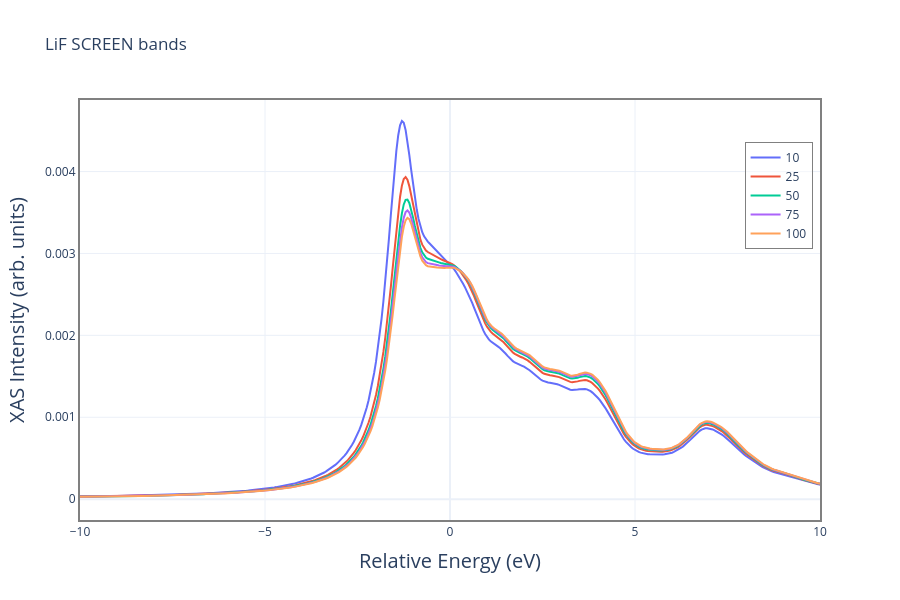

The notebook cell saved with this chart:
### Code cell
fig=go.Figure()
for key,value in screen.items():
    screen[key].res.plot_xas(fig=fig, element='F_', core_level='1s', site_number=1, name=key, norm=False)
fig.update_layout(title='LiF SCREEN bands')

### Figure 1 — Plotly figure (JSON) as saved in the notebook; plotly's stock layout.template omitted (floating-point values rounded to 4 significant figures; data arrays with more than 128 entries replaced by an {"elided": "..."} marker saying what was removed)
{"data": [{"line": {"width": 2}, "mode": "lines", "name": "10", "type": "scatter", "x": {"elided": "2001 float values"}, "y": {"elided": "2001 float values"}}, {"line": {"width": 2}, "mode": "lines", "name": "25", "type": "scatter", "x": {"elided": "2001 float values"}, "y": {"elided": "2001 float values"}}, {"line": {"width": 2}, "mode": "lines", "name": "50", "type": "scatter", "x": {"elided": "2001 float values"}, "y": {"elided": "2001 float values"}}, {"line": {"width": 2}, "mode": "lines", "name": "75", "type": "scatter", "x": {"elided": "2001 float values"}, "y": {"elided": "2001 float values"}}, {"line": {"width": 2}, "mode": "lines", "name": "100", "type": "scatter", "x": {"elided": "2001 float values"}, "y": {"elided": "2001 float values"}}], "layout": {"font": {"size": 12}, "height": 600, "hovermode": "x unified", "legend": {"bgcolor": "rgba(255, 255, 255, 0.5)", "bordercolor": "grey", "borderwidth": 1, "x": 0.99, "xanchor": "right", "y": 0.9, "yanchor": "top"}, "showlegend": true, "title": {"text": "LiF SCREEN bands"}, "width": 900, "xaxis": {"linecolor": "grey", "linewidth": 2, "mirror": true, "range": [-10, 10], "showline": true, "title": {"font": {"size": 20}, "text": "Relative Energy (eV)"}}, "yaxis": {"linecolor": "grey", "linewidth": 2, "mirror": true, "showline": true, "title": {"font": {"size": 20}, "text": "XAS Intensity (arb. units)"}}}}
